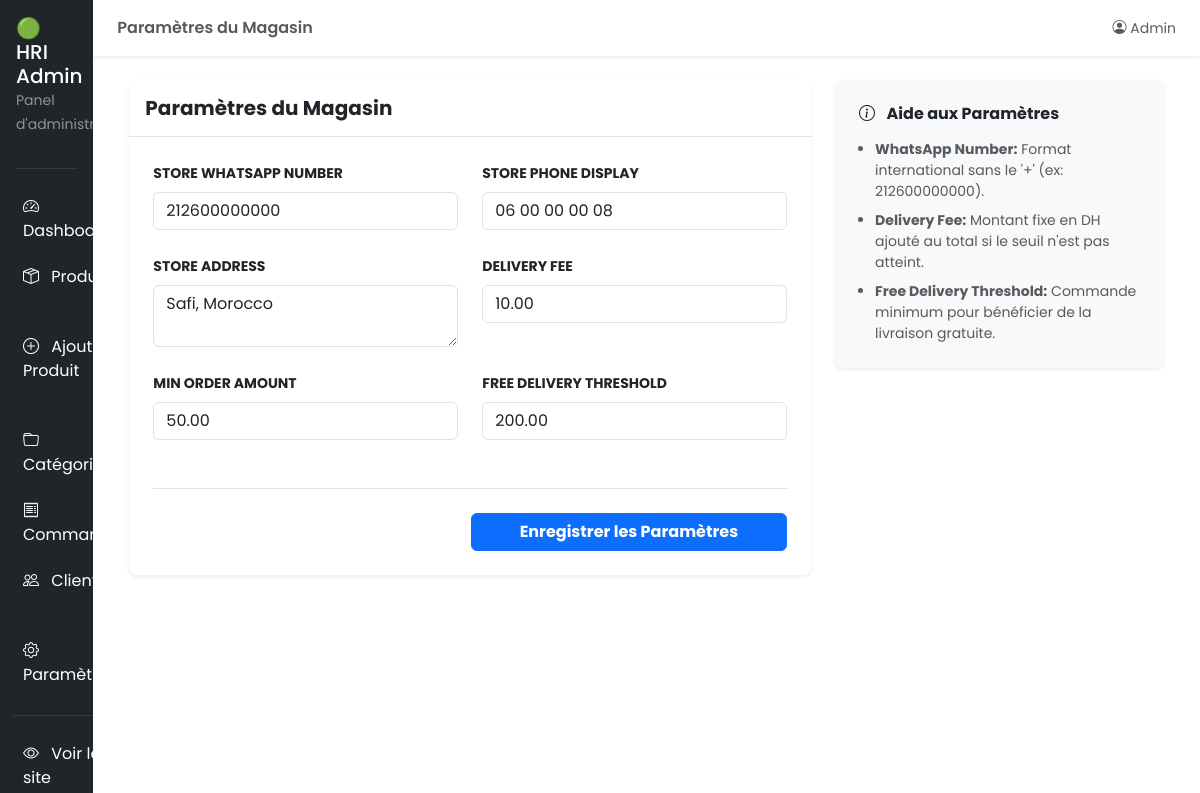
The app's page /admin/settings.php (signed in) with its own data.
### tables this page shows
CREATE TABLE IF NOT EXISTS `hri_settings` (
    `setting_id`            INT UNSIGNED    NOT NULL AUTO_INCREMENT,
    `setting_key`           VARCHAR(100)    NOT NULL                 COMMENT 'Machine-readable key (permanent)',
    `setting_value`         TEXT                     DEFAULT NULL    COMMENT 'Stored value',
    `setting_type`          ENUM('text','number','boolean','json')
                                            NOT NULL DEFAULT 'text'  COMMENT 'Value type for validation',
    `setting_group`         VARCHAR(50)     NOT NULL DEFAULT 'general'
                                                                     COMMENT 'Grouping for admin UI',
    `setting_label_fr`      VARCHAR(150)             DEFAULT NULL    COMMENT 'Human-readable label (FR)',
    `setting_label_ar`      VARCHAR(150)             DEFAULT NULL    COMMENT 'Human-readable label (AR)',
    `setting_updated_at`    DATETIME        NOT NULL DEFAULT CURRENT_TIMESTAMP
                                                     ON UPDATE CURRENT_TIMESTAMP,

     
    PRIMARY KEY (`setting_id`),
    UNIQUE KEY `uq_setting_key` (`setting_key`),

     
    INDEX `idx_setting_key`   (`setting_key`),
    INDEX `idx_setting_group` (`setting_group`)

);

### includes/functions.php (called while the page is built, shortened)
<?php
function execute_query(string $sql, array $params = []): PDOStatement
{
    global $db_connection;
    $stmt = $db_connection->prepare($sql);
    $stmt->execute($params);
    return $stmt;
}
function fetch_all(string $sql, array $params = []): array
{
    $stmt = execute_query($sql, $params);
    return $stmt->fetchAll();
}

### admin/settings.php (the view, shortened to what this page needs)
<?php
$admin_page_title = 'Paramètres du Magasin';
$settings = fetch_all("SELECT * FROM hri_settings ORDER BY setting_id ASC");
require_once __DIR__ . '/includes/admin_header.php';
?>
<div class="container-fluid">
    <div class="row">
        <div class="col-lg-8">
            <div class="card border-0 shadow-sm rounded-3">
                <div class="card-header bg-white border-bottom py-3">
                    <h5 class="fw-bold mb-0"><?= $admin_page_title ?></h5>
                </div>
                <div class="card-body p-4">
                    <form action="" method="POST">
                        <div class="row g-4">
                            <?php foreach ($settings as $s):
                                $label = str_replace('_', ' ', $s['setting_key']);
                                $label = ucwords($label);
                            ?>
                                <div class="col-md-6">
                                    <label class="form-label fw-bold small text-uppercase"><?= $label ?></label>
                                    <?php if ($s['setting_key'] == 'store_address'): ?>
                                        <textarea name="settings[<?= $s['setting_key'] ?>]" class="form-control" rows="2"><?= htmlspecialchars($s['setting_value']) ?></textarea>
                                    <?php else: ?>
                                        <input type="text" name="settings[<?= $s['setting_key'] ?>]" class="form-control" value="<?= htmlspecialchars($s['setting_value']) ?>">
                                    <?php endif; ?>
                                </div>
                            <?php endforeach; ?>
                        </div>
                        <div class="mt-5 pt-4 border-top text-end">
                            <button type="submit" class="btn btn-primary px-5 fw-bold">Enregistrer les Paramètres</button>
                        </div>
                    </form>
                </div>
            </div>
        </div>
        <div class="col-lg-4">
            <div class="card border-0 shadow-sm rounded-3 bg-light">
                <div class="card-body p-4">
                    <h6 class="fw-bold mb-3"><i class="bi bi-info-circle me-2"></i> Aide aux Paramètres</h6>
                    <ul class="small text-muted ps-3 mb-0">
                        <li class="mb-2"><strong>WhatsApp Number:</strong> Format international sans le '+' (ex: 212600000000).</li>
                        <li class="mb-2"><strong>Delivery Fee:</strong> Montant fixe en DH ajouté au total si le seuil n'est pas atteint.</li>
                        <li><strong>Free Delivery Threshold:</strong> Commande minimum pour bénéficier de la livraison gratuite.</li>
                    </ul>
                </div>
            </div>
        </div>
    </div>
</div>
<?php
require_once __DIR__ . '/includes/admin_footer.php';
?>

### records on screen
hri_settings: setting_key "STORE WHATSAPP NUMBER", setting_value "212600000000"
hri_settings: setting_key "STORE PHONE DISPLAY", setting_value "06 00 00 00 08"
hri_settings: setting_key "STORE ADDRESS", setting_key+setting_value "Safi, Morocco"
hri_settings: setting_key "DELIVERY FEE", setting_value "10.00"
hri_settings: setting_key "MIN ORDER AMOUNT", setting_value "50.00"
hri_settings: setting_key "FREE DELIVERY THRESHOLD", setting_value "200.00"

### other values on screen
$admin_page_title "Paramètres du Magasin"
$_SESSION['hri_admin_name'] "Admin"
